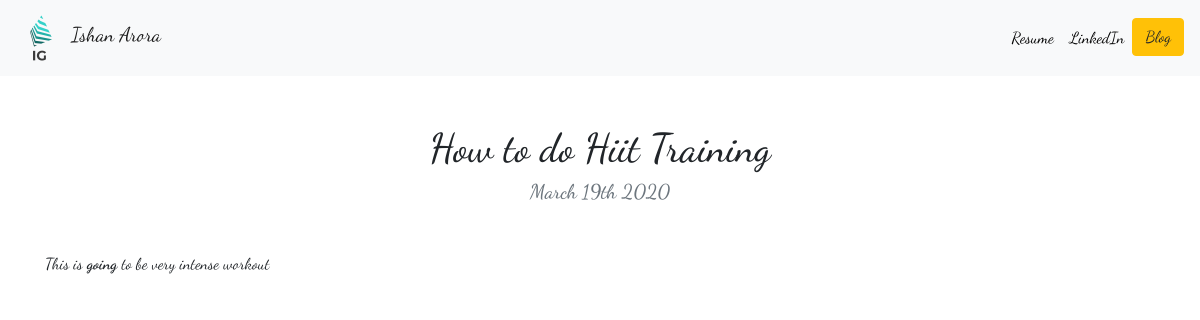
Page /blog/1/ on the committed database.
### blog/models.py (models this page shows, shortened)
class Blog(models.Model):
    title = models.CharField(max_length=100)
    date = models.DateField()
    description = models.TextField()

### blog/views.py (the view)
# urls.py: path('<int:blog_id>/', views.detail, name='detail'),
def detail(request, blog_id):
    blog = get_object_or_404(Blog, pk=blog_id)
    return render(request, 'blog/detail.html', {'blog':blog})

### blog/templates/blog/detail.html (shortened to what this page needs)
<!DOCTYPE html>
<html lang="en">
<head>
</head>
<body>
{% extends 'portfolio/base.html'  %}
{% block content %}
<h1 class="text-center mt-5" id="blogdetailtitle">{{ blog.title }}</h1>
<h5 class="text-center text-muted mb-5">{{ blog.date|date:'F jS Y' }}</h5>
{{ blog.description|safe }}
{%  endblock %}

### portfolio/static/portfolio/custom.css (style rules this page uses)
body { font-family: 'Dancing Script', cursive; }

### rows in the picture
Blog: title "How to do Hiit Training", date "March 19th 2020", description "This is going to be very intense workout"
